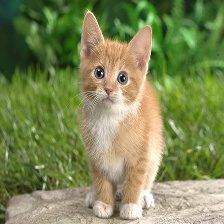
#> input picture python_script/cat.jpg, 224 x 224 px
$ python cvtest.py
#> lines starting #> are read from the running program, lines starting #| are printed output that depends on the picture
import cv2
import time


img = cv2.imread("cat.jpg")
#> img is the input picture: shape (224, 224, 3); mean B, G, R 85.7, 136, 125.7
cv2.imshow("img",img)

# img_resize = cv2.resize(img, (size, size), interpolation=cv2.INTER_CUBIC )
# cv2.imwrite('output/%d.jpg'%(size), img_resize)
# cv2.imshow("img_resize",img_resize)
print(img.shape)
#| (224, 224, 3)

b = img[:,:,0]#得到蓝色通道
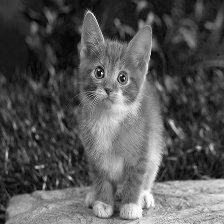
#> b: shape (224, 224); min 0, max 255, mean 85.7
g = img[:,:,1]#得到绿色通道
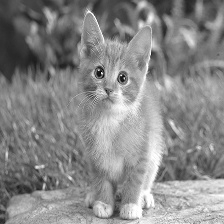
#> g: shape (224, 224); min 1, max 255, mean 136
r = img[:,:,2]#得到红色通道
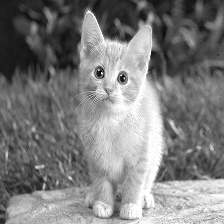
#> r: shape (224, 224); min 0, max 255, mean 125.7

print(b.shape)
#| (224, 224)

cv2.imshow("img_b",b)
cv2.imshow("img_g",g)
cv2.imshow("img_r",r)


b_1,g_1,r_1 = cv2.split(img)#拆分通道
cv2.imshow("img_b_1",b_1)
cv2.imshow("img_g_1",g_1)
cv2.imshow("img_r_1",r_1)


cv2.waitKey()
